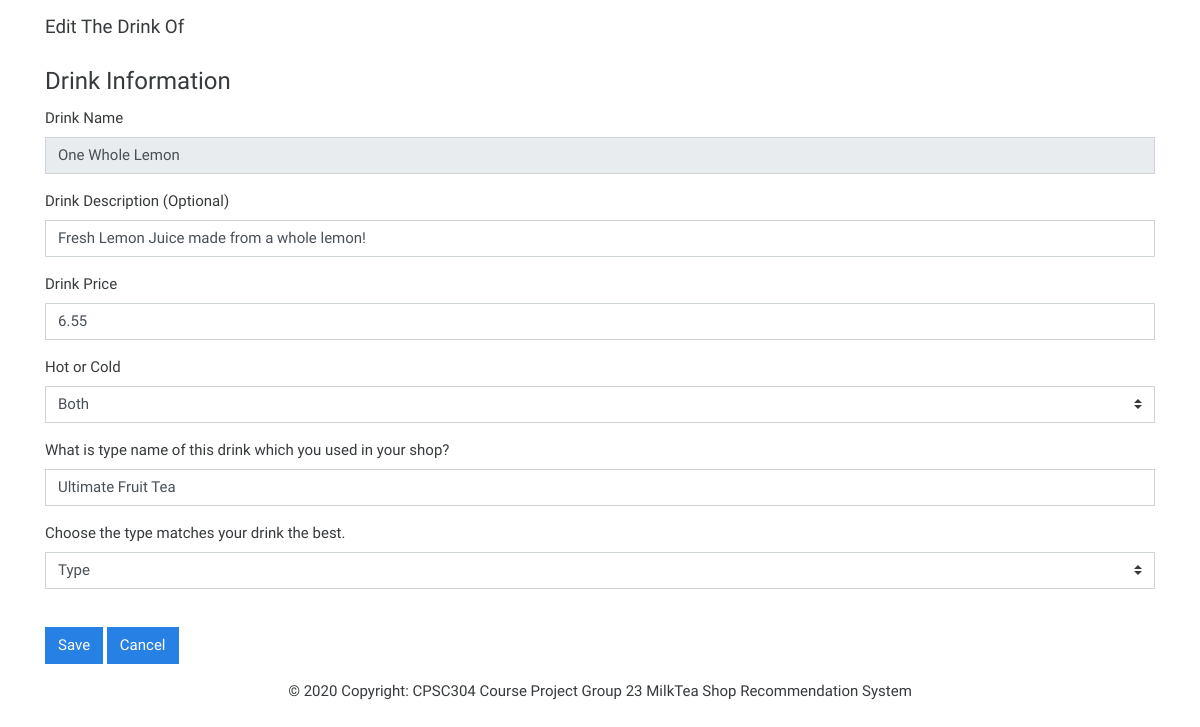
The app's page /inc/editDrink.php?id=1403 (signed in) with its own data.
### tables this page shows
CREATE TABLE Drinks (
        Drink_ID integer PRIMARY KEY,
        Drink_Name varchar(30) UNIQUE NOT NULL,
        Description varchar(200),
        Price real NOT NULL,
        Hot_or_Cold integer NOT NULL,
        Specialized_Type_Name varchar(20),
        FOREIGN KEY (Drink_Name) REFERENCES Drink_Is_Typeof(Drink_Name) ON UPDATE CASCADE
);

### inc/drinkTemplate.php (the view, shortened to what this page needs)
<div class="container">
    <form method="post" action="<?php echo $_SERVER['PHP_SELF']; ?>">
        <legend>Drink Information</legend>
        <div class="form-group">
            <label>Drink Name</label>
            <input type="text" name="drink_name" class="form-control" value="<?=htmlspecialchars($name);?>" required
                <?php
                if(isset($_SESSION['current_drink_id']))
                {
                    echo " disabled=\"\"";
                }
                ?>>
        </div>
        <div class="form-group">
            <label>Drink Description (Optional)</label>
            <input type="text" name="drink_description" class="form-control" value="<?=htmlspecialchars($description);?>">
        </div>
        <div class="form-group">
            <label>Drink Price</label>
            <input type="text" name="drink_price" class="form-control" value="<?=htmlspecialchars($price);?>" required>
        </div>
        <div class="form-group">
            <label for="hotcold_select">Hot or Cold</label>
            <select name="drink_hot_or_cold" class="custom-select" id="hotcold_select">
                <option selected="" value="3">Both</option>
            </select>
        </div>
        <div class="form-group">
            <label>What is type name of this drink which you used in your shop?</label>
            <input type="text" name="drink_stype" class="form-control" value="<?=htmlspecialchars($stype)?>" required>
        </div>
        <div class="form-group">
            <label for="drink_type_select">Choose the type matches your drink the best.</label>
            <select name="drink_type" class="custom-select" id="drink_type_select">
                <option selected="" value="none">Type</option>
            </select>
        </div>
        <br>
        <button type="submit" name="save_drink" class="btn btn-primary">Save</button>
        <button type="submit" name="cancel_drink" class="btn btn-primary" formnovalidate>Cancel</button>
    </form>
</div>

### records on screen
drinks: drink_name "One Whole Lemon", drink_description "Fresh Lemon Juice made from a whole lemon!", drink_price "6.55", drink_stype "Ultimate Fruit Tea"
